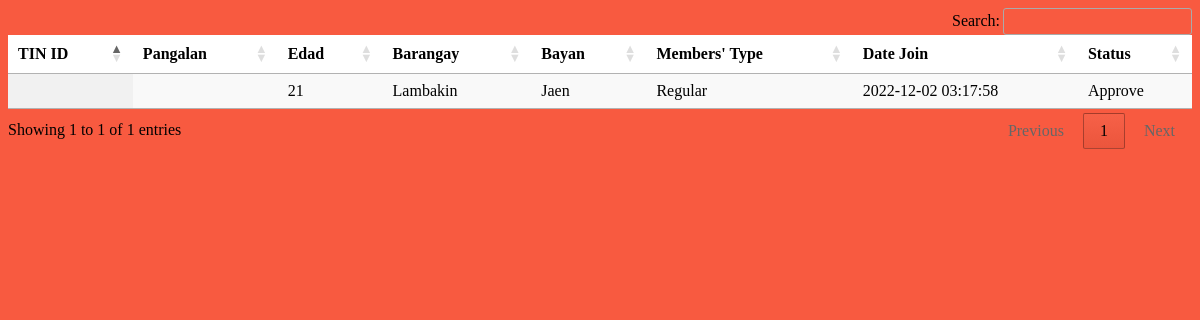
The page /memberslist/charts/membercharts.php on the database its author committed.
### tables this page shows
CREATE TABLE `members` (
  `id` int(11) NOT NULL,
  `colored_id` blob NOT NULL,
  `tin` varchar(255) NOT NULL,
  `pangalan` varchar(100) NOT NULL,
  `edad` varchar(100) NOT NULL,
  `barangay` varchar(100) NOT NULL,
  `bayan` varchar(100) NOT NULL,
  `attended` varchar(255) NOT NULL,
  `interview` varchar(100) NOT NULL,
  `requirements` varchar(255) NOT NULL,
  `INCreq` varchar(255) NOT NULL,
  `pay` varchar(255) NOT NULL,
  `howmuch` varchar(100) NOT NULL,
  `type` varchar(255) NOT NULL,
  `date_join` timestamp NOT NULL DEFAULT current_timestamp() ON UPDATE current_timestamp(),
  `status` varchar(255) NOT NULL,
  `howmuch2` varchar(100) NOT NULL,
  `howmuch3` varchar(100) NOT NULL,
  `contact` varchar(100) NOT NULL,
  `firstname` varchar(100) NOT NULL,
  `middlename` varchar(100) NOT NULL,
  `lastname` varchar(100) NOT NULL
);

### memberslist/charts/membercharts.php (the view, shortened to what this page needs)
<!DOCTYPE html>
<html lang="en">
<head>
    <link rel="stylesheet" href="https://cdn.datatables.net/1.12.1/css/jquery.dataTables.min.css">
    <link rel="stylesheet" href="https://cdn.datatables.net/searchpanes/2.0.2/css/searchPanes.dataTables.min.css">
    <link rel="stylesheet" href="https://cdn.datatables.net/select/1.4.0/css/select.dataTables.min.css">
<link rel="stylesheet" href="charts.css">
</head>
<body>
</body>
<table id="example" class="display" style="width:100%">
        <thead>
            <tr>
                            <th>TIN ID</th>
                            <th>Pangalan</th>
                            <th>Edad</th>
                            <th>Barangay</th>
                            <th>Bayan</th>
                            <th>Members' Type</th>
                            <th>Date Join</th>
                            <th>Status</th>
            </tr>
        </thead>
        <tbody>
        <?php
            $pdo = Database::connect();
            $sql = 'SELECT * FROM `members` WHERE 1';
            foreach ($pdo->query($sql) as $row) {
              echo '<tr>';
              echo '<td>' . $row['tin'] . '</td>';
              echo '<td>' . $row['pangalan'] . '</td>';
              echo '<td>' . $row['edad'] . '</td>';
              echo '<td>' . $row['barangay'] . '</td>';
              echo '<td>' . $row['bayan'] . '</td>';
              echo '<td>' . $row['type'] . '</td>';
              echo '<td>' . $row['date_join'] . '</td>';
              echo '<td>' . $row['status'] . '</td>';
              echo '</tr>';
            }
            ?>
        </tbody>
    </table>
</html>

### memberslist/charts/membercharts.php (style rules this page uses)
body { background:#f85a40; }
table { background-color:white; }

### rows shown on the page
members: edad "21", barangay "Lambakin", bayan "Jaen", type "Regular", date_join "2022-12-02 03:17:58", status "Approve"
